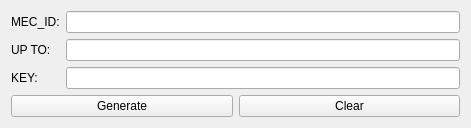
<?xml version="1.0" encoding="UTF-8"?>
<ui version="4.0">
 <class>Widget</class>
 <widget class="QWidget" name="Widget">
  <property name="geometry">
   <rect>
    <x>0</x>
    <y>0</y>
    <width>471</width>
    <height>128</height>
   </rect>
  </property>
  <property name="windowTitle">
   <string>Widget</string>
  </property>
  <layout class="QVBoxLayout" name="verticalLayout">
   <item>
    <layout class="QFormLayout" name="formLayout">
     <item row="0" column="0">
      <widget class="QLabel" name="label">
       <property name="text">
        <string>MEC_ID:</string>
       </property>
      </widget>
     </item>
     <item row="0" column="1">
      <widget class="QLineEdit" name="lineEdit_mac"/>
     </item>
     <item row="1" column="0">
      <widget class="QLabel" name="label_3">
       <property name="text">
        <string>UP TO:</string>
       </property>
      </widget>
     </item>
     <item row="1" column="1">
      <widget class="QLineEdit" name="lineEdit_date"/>
     </item>
     <item row="2" column="0">
      <widget class="QLabel" name="label_2">
       <property name="text">
        <string>KEY:</string>
       </property>
      </widget>
     </item>
     <item row="2" column="1">
      <widget class="QLineEdit" name="lineEdit_key"/>
     </item>
    </layout>
   </item>
   <item>
    <layout class="QHBoxLayout" name="horizontalLayout">
     <item>
      <widget class="QPushButton" name="pushButton_gen">
       <property name="text">
        <string>Generate</string>
       </property>
      </widget>
     </item>
     <item>
      <widget class="QPushButton" name="pushButton_clear">
       <property name="text">
        <string>Clear</string>
       </property>
      </widget>
     </item>
    </layout>
   </item>
  </layout>
 </widget>
 <layoutdefault spacing="6" margin="11"/>
 <resources/>
 <connections/>
</ui>
